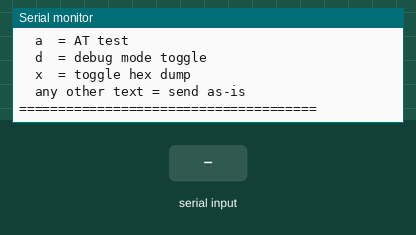
This sketch was run on a simulated Arduino Mega 2560, built with avr-gcc and run on an emulated ATmega2560. Shown: the last lines printed to the serial monitor. The test bench sets the inputs (shaded band). The modem accepts every AT command (registered, SIM ready, sends succeed) and sends nothing else.

Above: at 3.2 s.
3.3 s: "h\n" received over Serial
At 4.1 s:
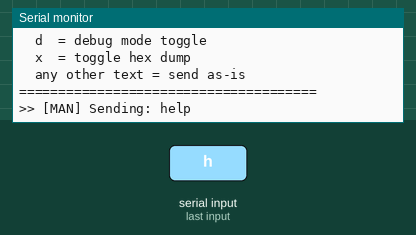
4.8 s: "h\n" received over the second serial link
At 5.3 s:
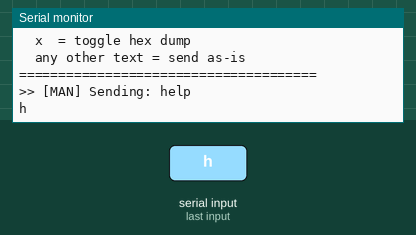
6.3 s: "r\n" received over Serial
At 7.5 s:
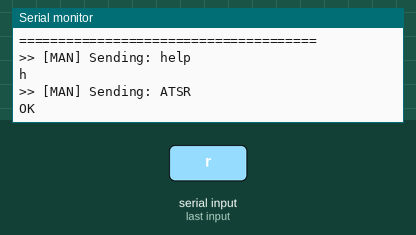
7.8 s: "?\n" received over the second serial link
At 8.7 s:
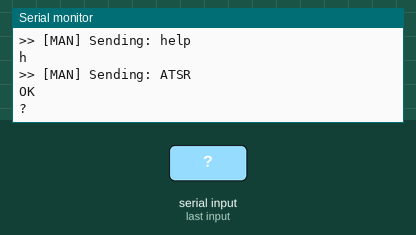
9.3 s: "s\n" received over Serial
At 10.0 s:
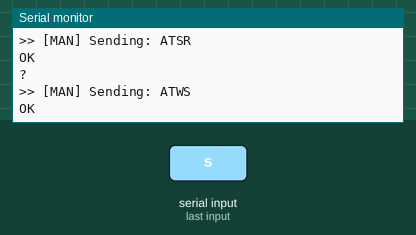
10.8 s: "r\n" received over the second serial link
At 12.2 s:
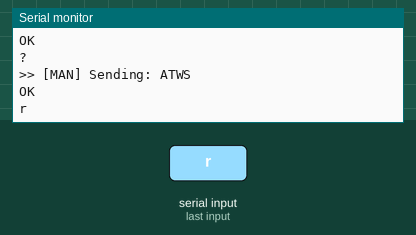

Measured:
- after the input at 3.3 s, the serial monitor: prints a new line at once (image 1)
- after the input at 4.8 s, the serial monitor: prints a new line at once (image 2)
- after the input at 6.3 s, the serial monitor: prints a new line at once (image 3)
- after the input at 7.8 s, the serial monitor: prints a new line at once (image 4)
- after the input at 9.3 s, the serial monitor: prints a new line at once (image 5)
- after the input at 10.8 s, the serial monitor: prints a new line at once (image 6)

The sketch:

TP110_Sketch.ino
```cpp
/********************************************/
/* Simple Arduino Mega - TP-Link Tapo P110  */
/* MCU (Realtek RTL8710CF) Serial Interface */
/* Brett Hallen, 6/Apr/2026                 */
/*                                          */
/* Mega      P110  Purpose                  */
/* --------  ----  -------------------      */
/* RX1 (19)  TP6   Serial TX from MCU       */
/* TX1 (18)  TP5   Serial RX to MCU         */
/* 3.3V      TP3   3.3V power supply        */
/* GND       TP4   Ground                   */
/*                                          */
/* RTL8710CF serial interface:              */
/* 115200bps, 8N1                           */
/********************************************/

bool hexDump = false; /* Change to true for hex output of received data  */
bool autoSend = false; /* Auto-send commands to try to trigger a response */

/******************/
/* Send a command */
/******************/
void sendCommand(const char* cmd, bool autoSend)
{
  if (autoSend)
  {
    Serial.print(F(">> [AUTO] Sending: "));
  }
  else
  {
    Serial.print(F(">> [MAN] Sending: "));
  }
  Serial.println(cmd);
  Serial1.print(cmd);
  Serial1.print(F("\r\n"));
}

/******************/
/* Send raw input */
/******************/
void sendRaw(const String& cmd)
{
  Serial.print(F(">> [MAN] Sending: "));
  Serial.println(cmd);
  Serial1.print(cmd);
  Serial1.print(F("\r\n"));
}

/*****************/
/***** SETUP *****/
/*****************/
void setup()
{
  Serial.begin(115200);   /* Serial from Tapo MCU to PC */
  Serial1.begin(115200);  /* Serial from PC to Tapo MCU */

  while (!Serial) { ; }   /* Wait for Serial Monitor */

  Serial.println(F(">> Arduino Mega Serial Passthrough for Tapo P110 MCU"));
  Serial.println(F("   TP6 = Serial TX from MXU"));
  Serial.println(F("   TP5 = Serial RX to MXU"));
  Serial.println(F("   115200 8N1"));
  Serial.println(F("======================================"));
  Serial.println(F("Menu (type and press ENTER):"));
  Serial.println(F("  h  = help / ?"));
  Serial.println(F("  r  = reboot (ATSR)"));
  Serial.println(F("  s  = Wi-Fi scan (ATWS)"));
  Serial.println(F("  a  = AT test"));
  Serial.println(F("  d  = debug mode toggle"));
  Serial.println(F("  x  = toggle hex dump"));
  Serial.println(F("  any other text = send as-is"));
  Serial.println(F("======================================"));

  /* Wait for the Tapo MCU to finish booting */
  delay(2000); /* 2s */

  if (autoSend)
  {
    Serial.println(F(">> [AUTO] Sending newline to wake console ..."));
    Serial1.println();

    delay(800); /* 0.8s */

    /* Auto-send common Realtek debug commands */
    sendCommand("help",true);
    delay(400);               /* 0.4s */
    sendCommand("?",true);
    delay(400);               /* 0.4s */
    sendCommand("AT",true);
    delay(400);               /* 0.4s */
    sendCommand("ATSR",true); /* Reboot test */
    delay(400);               /* 0.4s */
    sendCommand("ATWS",true); /* Wi-Fi scan */
  }
}

/*********************/
/***** MAIN LOOP *****/
/*********************/
void loop()
{
  /* Forward Tapo MCU to PC */
  if (Serial1.available())
  {
    char c = Serial1.read();
    if (hexDump)
    {
      Serial.print("0x");
      if (c < 0x10) Serial.print("0");
      Serial.print(c, HEX);
      Serial.print(" ");
      if (c == '\n') Serial.println();
    }
    else
    {
      Serial.write(c);
    }
  }

  /* Forward PC to Tapo MCU + handle menu */
  if (Serial.available())
  {
    String input = Serial.readStringUntil('\n');
    input.trim();

    /* Ignore empty lines */
    if (input.length() == 0) return;

    if (input.length() == 1)
    {
      char cmd = input.charAt(0);
      switch (cmd)
      {
        case 'h':
        case '?':
         sendCommand("help",false);
         break;
        case 'r':
          sendCommand("ATSR",false);
          break;
        case 's':
          sendCommand("ATWS",false);
          break;
        case 'a':
          sendCommand("AT",false);
          break;
        case 'd':
          sendCommand("debug",false);
          break;
        case 'x':
          hexDump = !hexDump;
          Serial.print(F(">> Hex dump :"));
          Serial.println(hexDump ? "ENABLED" : "DISABLED");
          break;
        default:
          sendRaw(input); /* Send undefined single character */
          break;
      }
    }
    else
    {
      /* Send anything else directly/raw */
      sendRaw(input);
    }
  }
}
```
